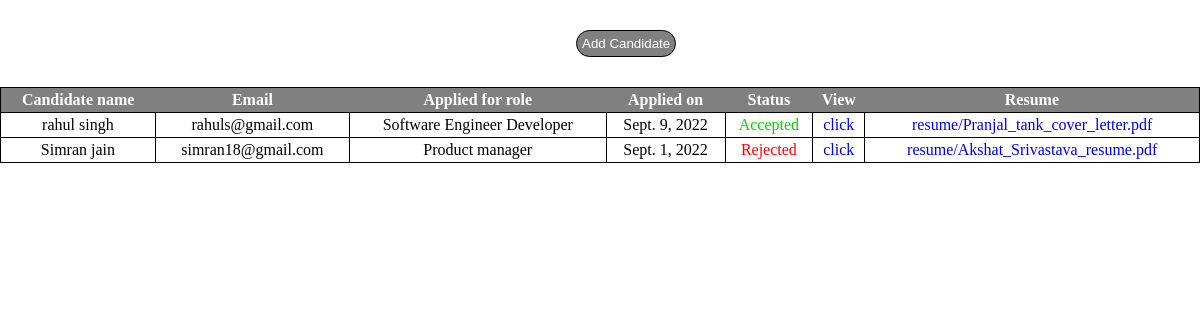
The page / on the database its author committed.
### applications/models.py (models this page shows)
class Candidate(models.Model):
    first_name=models.CharField(max_length=15)
    last_name=models.CharField(max_length=15)
    address=models.TextField()
    country=models.CharField(max_length=30)
    state=models.CharField(max_length=30)
    city=models.CharField(max_length=30)
    postal_code=models.CharField(max_length=10)
    phone=models.IntegerField()
    gender=models.CharField(max_length=20,default=None)
    email=models.EmailField()
    status=models.CharField(max_length=10,default="applied")
    applied_on=models.DateField(default=timezone.now())
    role=models.TextField(default=None)
    resume=models.FileField(upload_to="resume/",null=False,blank=False,default=None)

### applications/views.py (the view)
# urls.py: path('',views.index,name="index"),
def index(request):
    candidates=Candidate.objects.all()
    context={'candidates':candidates}
    return render(request,'applications/index.html',context)

### template/applications/index.html (shortened to what this page needs)
<!DOCTYPE html>
<html lang="en">
<head>
    {% load static %}
    <link rel="stylesheet" href="{% static 'applications/applications.css' %}">
</head>
<body>
    <div class="add_candidate">
            <a href="{% url 'create' %}"> <button>Add Candidate</button></a>
    </div>
    <div>
        <table>
            <tr>
                <th>Candidate name</th>
                <th>Email</th>
                <th>Applied for role</th>
                <th>Applied on</th>
                <th>Status</th>
                <th>View</th>
                <th>Resume</th>
            </tr>
            {% for c in candidates %}
                <tr>
                    <td>{{c.first_name}} {{c.last_name}}</td>
                    <td>{{c.email}}</td>
                    <td>{{c.role}}</td>
                    <td>{{c.applied_on}}</td>
                    <td>{% if c.status == "Accepted" %}
                        <span id="accepted">{{c.status}}</span>
                        {% else %}
                        <span id="rejected">{{c.status}}</span>
                        {% endif %}
                    </td>
                    <td><a href="{% url 'description' c.id %}">click</a></td>
                    <td><a href="{{c.resume.url}}">{{c.resume}}</a></td>
                </tr>
            {% endfor %}
        </table>
    </div>
</body>
</html>

### applications/static/applications/applications.css (style rules this page uses)
* { margin: 0; padding: 0; }
.add_candidate { padding-top: 30px; padding-left: 48%; padding-bottom: 30px; }
.add_candidate button { background:none; padding: 5px; border: none; border: 1px solid black; border-radius: 15px; background-color: gray; color: white; cursor: pointer; }
table { width: 100%; border-collapse: collapse; }
tr { border: 1px solid black; }
th { background-color: grey; padding: 3px; color: white; }
td { text-align: center; padding: 3px; border: 1px solid black; }
a { text-decoration: none; }
#accepted { color: rgb(1, 216, 1); }
#rejected { color: red; }

### rows shown on the page
Candidate: first_name "rahul", last_name "singh", email "rahuls@gmail.com", role "Software Engineer Developer", applied_on "Sept. 9, 2022", status "Accepted", resume "resume/Pranjal_tank_cover_letter.pdf"
Candidate: first_name "Simran", last_name "jain", email "simran18@gmail.com", role "Product manager", applied_on "Sept. 1, 2022", status "Rejected", resume "resume/Akshat_Srivastava_resume.pdf"
